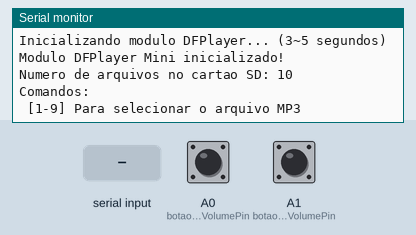
A sketch run on a simulated Arduino Uno, built with avr-gcc and run on an emulated ATmega328P. Shown: the last lines printed to the serial monitor. The test bench sets the inputs (shaded band); at power-on: A0 (botaoMaisVolumePin) HIGH, A1 (botaoMenosVolumePin) HIGH. The audio player accepts every command and is not drawn.

Above: at 1.7 s.
1.8 s: A0 (botaoMaisVolumePin) pulled LOW for 0.15 s
At 2.2 s:
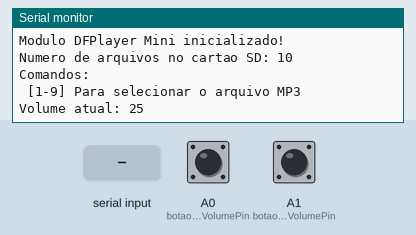
3.4 s: "90,45\n" received over Serial
At 4.5 s:
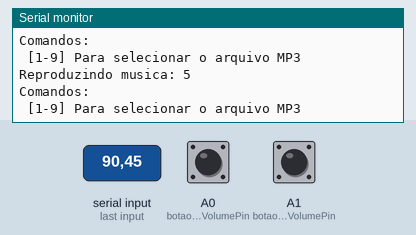
4.9 s: A1 (botaoMenosVolumePin) pulled LOW for 0.15 s
At 6.2 s:
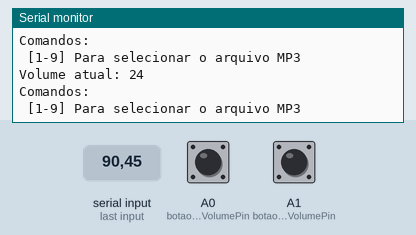
6.5 s: A0 (botaoMaisVolumePin) pulled LOW for 1 s
At 8.6 s:
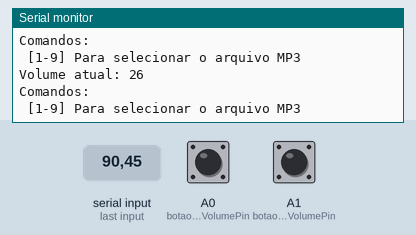
9.0 s: "30,150\n" received over Serial
At 10.0 s:
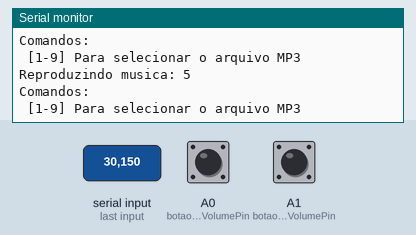
10.5 s: A1 (botaoMenosVolumePin) pulled LOW for 3.2 s
At 15.5 s:
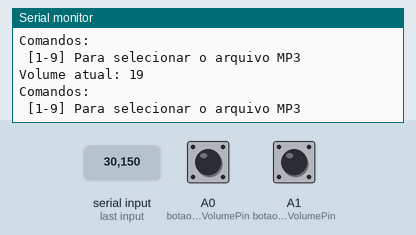
Timing chart, 0 to 16.2 s (numbered marks = the images above; inputs shaded):
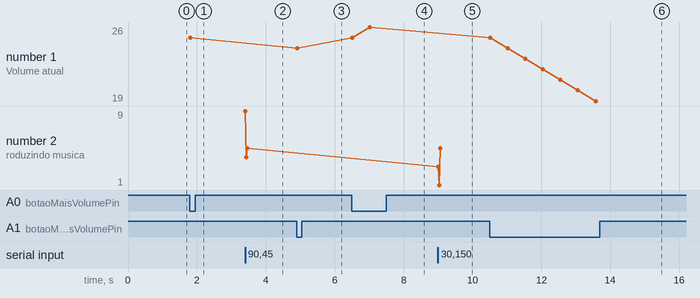

The sketch:

Parte_Sonora_calc.ino
```cpp
//Autores: Gustavo Henrique, Luan Carusi, Vinicius Lopes

#include "Arduino.h"
#include "SoftwareSerial.h"
#include "DFRobotDFPlayerMini.h"

// Inicia a serial por software nos pinos 12 e 13
SoftwareSerial mySoftwareSerial(12, 13); // RX, TX

DFRobotDFPlayerMini myDFPlayer;

char buf;
int volume = 24; // Inicializa o volume com 5

#define botaoMaisVolumePin  A0 // Pino do botão de aumentar volume
#define botaoMenosVolumePin A1 // Pino do botão de diminuir volume

void aumentarVolume()
{
  if (volume < 30) // Defina um limite máximo para o volume, se desejar
  {
    volume++;
    myDFPlayer.volume(volume);
    Serial.print("Volume atual: ");
    Serial.println(volume);
  }
}

void diminuirVolume()
{
  if (volume > 0) // Defina um limite mínimo para o volume, se desejar
  {
    volume--;
    myDFPlayer.volume(volume);
    Serial.print("Volume atual: ");
    Serial.println(volume);
  }
}

void setup()
{
  // Comunicacao serial com o modulo
  mySoftwareSerial.begin(9600);
  // Inicializa a serial do Arduino
  Serial.begin(115200);

  pinMode(botaoMaisVolumePin, INPUT_PULLUP); // Configura o pino como entrada com pull-up interno
  pinMode(botaoMenosVolumePin, INPUT_PULLUP); // Configura o pino como entrada com pull-up interno

  // Verifica se o modulo esta respondendo e se o
  // cartao SD foi encontrado
  Serial.println();
  Serial.println(F("DFRobot DFPlayer Mini"));
  Serial.println(F("Inicializando modulo DFPlayer... (3~5 segundos)"));
  if (!myDFPlayer.begin(mySoftwareSerial))
  {
    Serial.println(F("Nao inicializado:"));
    Serial.println(F("1. Cheque as conexoes do DFPlayer Mini"));
    Serial.println(F("2. Insira um cartao SD"));
    while (true);
  }
  Serial.println();
  Serial.println(F("Modulo DFPlayer Mini inicializado!"));

  // Definicoes iniciais
  myDFPlayer.setTimeOut(500); // Timeout serial 500ms
  myDFPlayer.volume(volume); // Configura o volume inicial
  myDFPlayer.EQ(0); // Equalizacao normal

  // Mostra o menu de comandos
  Serial.println();
  Serial.print("Numero de arquivos no cartao SD: ");
  Serial.println(myDFPlayer.readFileCounts(DFPLAYER_DEVICE_SD));
  menu_opcoes();
}

void loop()
{
  // Verifica se o botão de aumentar volume foi pressionado
  if (digitalRead(botaoMaisVolumePin) == LOW)
  {
    aumentarVolume();
    delay(500); // Debounce
    menu_opcoes();
  }

  // Verifica se o botão de diminuir volume foi pressionado
  if (digitalRead(botaoMenosVolumePin) == LOW)
  {
    diminuirVolume();
    delay(500); // Debounce
    menu_opcoes();
  }

  // Aguarda a entrada de dados pela serial
  while (Serial.available() > 0)
  {
    buf = Serial.read();

    //Reproducao
    if ((buf >= '1') && (buf <= '9'))
    {
      Serial.print("Reproduzindo musica: ");
      Serial.println(buf);
      buf = buf - 48;
      myDFPlayer.play(buf);
      menu_opcoes();
    }
  }
}

//Exibe o menu de opções
void menu_opcoes()
{
  Serial.println();
  Serial.println(F("Comandos:"));
  Serial.println(F(" [1-9] Para selecionar o arquivo MP3"));
  Serial.println();
}
```

Measured:
- after the input at 1.8 s, the serial monitor: prints a new line at once (image 1)
- after the input at 3.4 s, the serial monitor: prints a new line at once (image 2)
- after the input at 4.9 s, the serial monitor: prints a new line at once (image 3)
- after the input at 6.5 s, the serial monitor: prints a new line at once (image 4)
- after the input at 9.0 s, the serial monitor: prints a new line at once (image 5)
- after the input at 10.5 s, the serial monitor: prints a new line at once (image 6)
- plotted number 1: 25 → 24 after the input at 4.9 s, 24 → 26 after the input at 6.5 s, 26 → 19 after the input at 10.5 s
